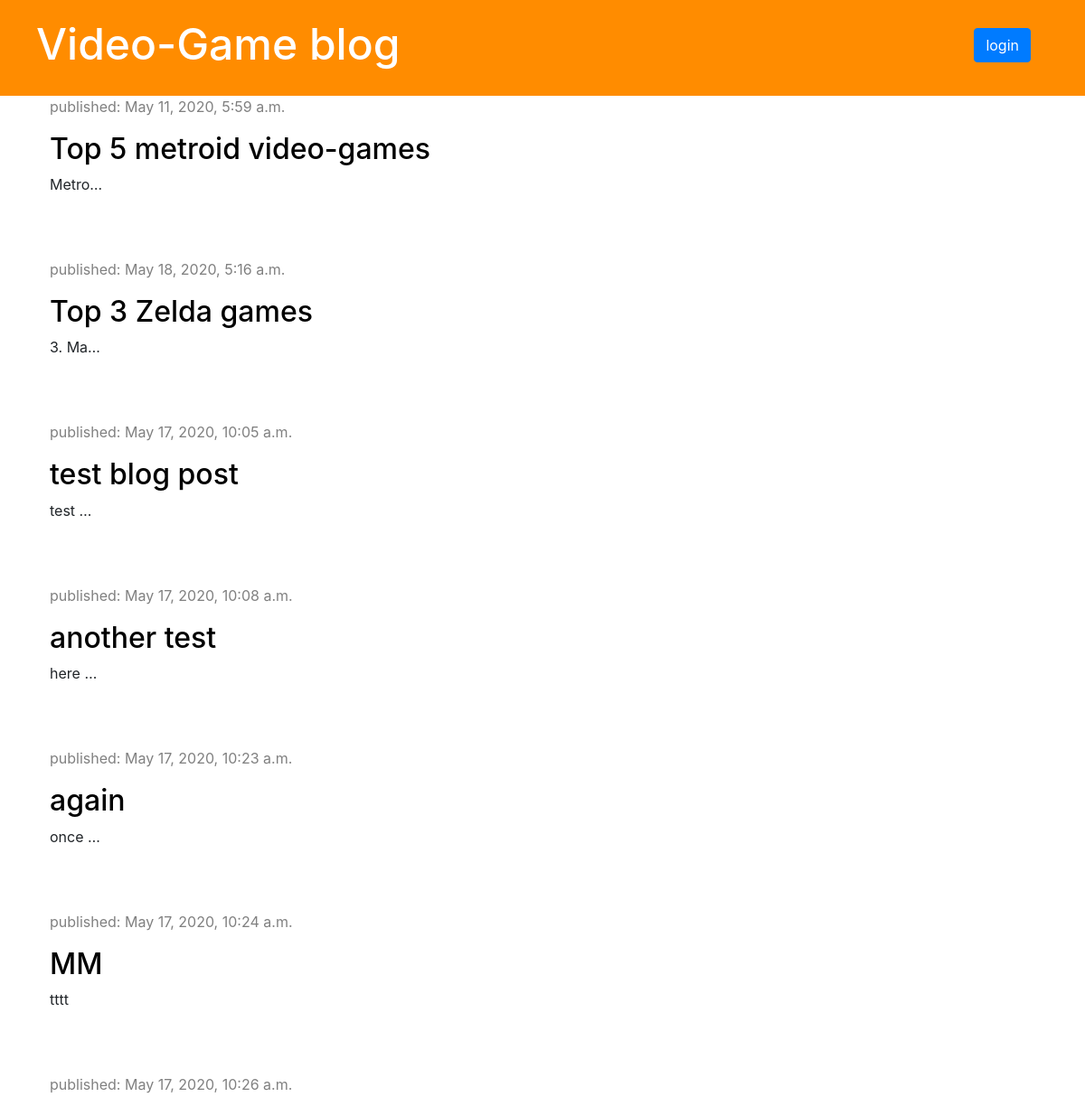
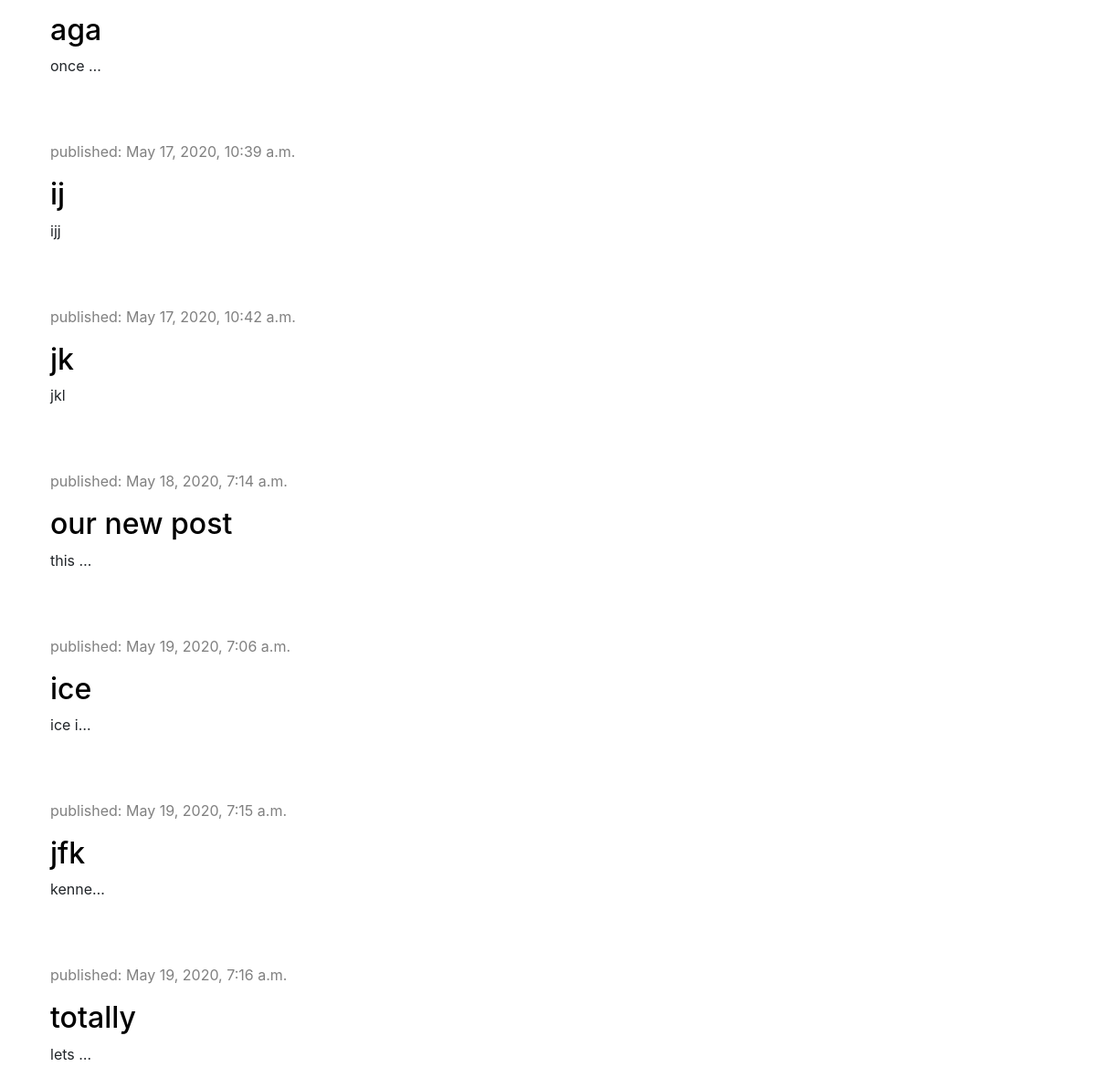
The page / on the database its author committed (2 pictures, top to bottom).
### blog/models.py (models this page shows, shortened)
class Post(models.Model):
    author = models.ForeignKey('auth.User', on_delete=models.CASCADE)
    title = models.CharField(max_length=200)
    text = models.TextField()
    created_date = models.DateTimeField(default=timezone.now())
    published_date = models.DateTimeField(blank=True, null=True)

### blog/views.py (the view)
# urls.py: path("", views.post_list, name='post_list'),
def post_list(request):
    posts = Post.objects.filter(published_date__lte=timezone.now())
    stuff_for_frontend = {'posts': posts}
    return render(request, 'blog/post_list.html', stuff_for_frontend)

### blog/templates/blog/post_list.html (shortened to what this page needs)
{% extends 'blog/base.html' %}
{% block content %}
            {% for post in posts %}
                <div>
                    <div class="date">
                       <p>published: {{post.published_date}}</p>
                    </div>
                    <div class="post">
                        <h2><a href="{%url 'post_detail' pk=post.pk%}">{{post.title}}</a></h2>
                        <p>{{post.text | truncatechars:6 | linebreaksbr}}</p>
                    </div>
                </div>
            {% endfor %}
{% endblock %}

### blog/static/css/blog.css (style rules this page uses)
.date { color: gray; }
.post { margin-bottom: 70px; }
.post h2 a { color: black; }

### rows shown on the page
Post: published_date "May 11, 2020, 5:59 a.m.", title "Top 5 metroid video-games", text "Metro…"
Post: published_date "May 18, 2020, 5:16 a.m.", title "Top 3 Zelda games", text "3. Ma…"
Post: published_date "May 17, 2020, 10:05 a.m.", title "test blog post", text "test …"
Post: published_date "May 17, 2020, 10:08 a.m.", title "another test", text "here …"
Post: published_date "May 17, 2020, 10:23 a.m.", title "again", text "once …"
Post: published_date "May 17, 2020, 10:24 a.m.", title "MM", text "tttt"
Post: published_date "May 17, 2020, 10:26 a.m.", title "aga", text "once …"
Post: published_date "May 17, 2020, 10:39 a.m.", title "ij", text "ijj"
Post: published_date "May 17, 2020, 10:42 a.m.", title "jk", text "jkl"
Post: published_date "May 18, 2020, 7:14 a.m.", title "our new post", text "this …"
Post: published_date "May 19, 2020, 7:06 a.m.", title "ice", text "ice i…"
Post: published_date "May 19, 2020, 7:15 a.m.", title "jfk", text "kenne…"
Post: published_date "May 19, 2020, 7:16 a.m.", title "totally", text "lets …"
